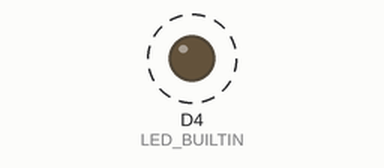
Recording of a sketch running on a simulated ESP8266 (NodeMCU). On the bench: output pins drawn as LEDs (lit = HIGH, except the on-board LED, lit = LOW). Dashed ring = blinking. What the sketch prints to the serial monitor is not drawn.

Above: at 0.2 s.
Timing chart, 0 to 3.0 s (numbered marks = the images above):
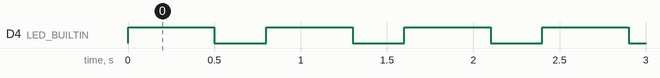

Measured:
- by itself, D4 (LED_BUILTIN): alternates HIGH for 0.50 s and LOW for 0.30 s

The sketch:

blink.ino
```cpp
#include "Blink.h"

Blink blink(D4);

void setup(){
  Serial.begin(115200);
  Serial.println("\nBlink Version 1.0 Your_First_Name Your_Last_Name");
}


void loop(){
  blink.on(500);
  blink.off(300);
}
```

Blink.cpp
```cpp
#include "Arduino.h"
#include "Blink.h"

Blink::Blink(int pin)
{
  _pin = pin;
  pinMode(LED_BUILTIN, OUTPUT);

}

void Blink::on(int num)
{
  digitalWrite(LED_BUILTIN, HIGH);
  delay(num);
}

void Blink::off(int num)
{
  digitalWrite(LED_BUILTIN, LOW);
  delay(num);
}
```

Blink.h
```cpp
/*
  Blink.h - Library for capstone design program
  Created by WonYo Hwang, March 11, 2017.
*/
#ifndef Blink_h
#define Blink_h

#include "Arduino.h"

class Blink
{
  public:
    Blink(int pin);
    void on(int num);
    void off(int num);
  private:
    int _pin;
};

#endif
```
